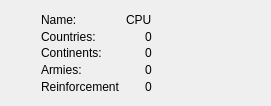
<?xml version="1.0" encoding="UTF-8"?>
<ui version="4.0">
 <class>PlayerInfoWidget</class>
 <widget class="QWidget" name="PlayerInfoWidget">
  <property name="geometry">
   <rect>
    <x>0</x>
    <y>0</y>
    <width>271</width>
    <height>106</height>
   </rect>
  </property>
  <property name="windowTitle">
   <string>Form</string>
  </property>
  <layout class="QHBoxLayout" name="horizontalLayout">
   <item>
    <layout class="QVBoxLayout" name="verticalLayout">
     <item>
      <spacer name="verticalSpacer_2">
       <property name="orientation">
        <enum>Qt::Vertical</enum>
       </property>
       <property name="sizeHint" stdset="0">
        <size>
         <width>20</width>
         <height>40</height>
        </size>
       </property>
      </spacer>
     </item>
     <item>
      <widget class="QLabel" name="colorLabel">
       <property name="minimumSize">
        <size>
         <width>24</width>
         <height>24</height>
        </size>
       </property>
       <property name="text">
        <string/>
       </property>
      </widget>
     </item>
     <item>
      <spacer name="verticalSpacer">
       <property name="orientation">
        <enum>Qt::Vertical</enum>
       </property>
       <property name="sizeHint" stdset="0">
        <size>
         <width>20</width>
         <height>40</height>
        </size>
       </property>
      </spacer>
     </item>
    </layout>
   </item>
   <item>
    <layout class="QVBoxLayout" name="verticalLayoutAttribute">
     <property name="spacing">
      <number>0</number>
     </property>
     <property name="rightMargin">
      <number>0</number>
     </property>
     <item>
      <widget class="QLabel" name="nameLabel">
       <property name="text">
        <string>Name: </string>
       </property>
      </widget>
     </item>
     <item>
      <widget class="QLabel" name="countriesLabel">
       <property name="text">
        <string>Countries: </string>
       </property>
      </widget>
     </item>
     <item>
      <widget class="QLabel" name="continentsLabel">
       <property name="text">
        <string>Continents: </string>
       </property>
      </widget>
     </item>
     <item>
      <widget class="QLabel" name="armiesLabel">
       <property name="text">
        <string>Armies: </string>
       </property>
      </widget>
     </item>
     <item>
      <widget class="QLabel" name="reinforcementLabel">
       <property name="text">
        <string>Reinforcement</string>
       </property>
      </widget>
     </item>
    </layout>
   </item>
   <item>
    <layout class="QVBoxLayout" name="verticalLayoutValue">
     <property name="spacing">
      <number>0</number>
     </property>
     <item alignment="Qt::AlignRight">
      <widget class="QLabel" name="nameValueLabel">
       <property name="text">
        <string>CPU</string>
       </property>
      </widget>
     </item>
     <item alignment="Qt::AlignRight">
      <widget class="QLabel" name="countriesValueLabel">
       <property name="text">
        <string>0</string>
       </property>
      </widget>
     </item>
     <item alignment="Qt::AlignRight">
      <widget class="QLabel" name="continentsValueLabel">
       <property name="text">
        <string>0</string>
       </property>
      </widget>
     </item>
     <item alignment="Qt::AlignRight">
      <widget class="QLabel" name="armiesValueLabel">
       <property name="text">
        <string>0</string>
       </property>
      </widget>
     </item>
     <item alignment="Qt::AlignRight">
      <widget class="QLabel" name="reinforcementValue">
       <property name="text">
        <string>0</string>
       </property>
      </widget>
     </item>
    </layout>
   </item>
   <item>
    <spacer name="horizontalSpacer">
     <property name="orientation">
      <enum>Qt::Horizontal</enum>
     </property>
     <property name="sizeHint" stdset="0">
      <size>
       <width>40</width>
       <height>20</height>
      </size>
     </property>
    </spacer>
   </item>
  </layout>
 </widget>
 <resources/>
 <connections/>
</ui>
